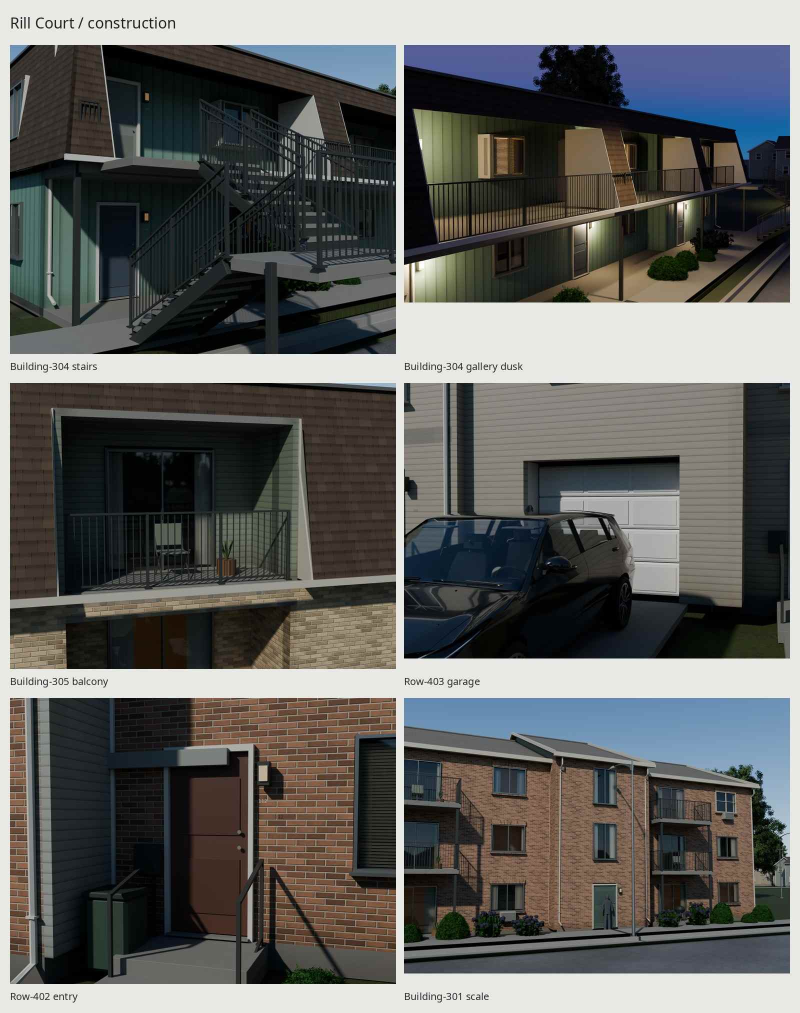
#> input picture apartments/docs/construction.jpg, 1600 x 2026 px, given in place of garden-2004.jpg, which was not available (shown at 1/2 size)
$ python neutral_refs.py
#> lines starting #> are read from the running program, lines starting #| are printed output that depends on the picture
"""Disclosed assumed-neutral white balance for reference comparisons only."""
import json
from pathlib import Path
import numpy as np
from PIL import Image
rows={
 'garden-2004':dict(file='garden-2004.jpg',roi=(408,155,420,164),neutral='sunlit white replacement window sash'),
 'mansard-1978':dict(file='mansard-1978.jpg',roi=(381,72,437,78),neutral='light painted flat roof edge, assumed neutral'),
 'townhouses':dict(file='townhouses.jpg',roi=(679,774,704,799),neutral='white garage door panel')}
def linear(c):return np.where(c<=.04045,c/12.92,((c+.055)/1.055)**2.4)
def srgb(c):return np.where(c<=.0031308,c*12.92,1.055*np.maximum(c,0)**(1/2.4)-.055)
for k,row in rows.items():
 p=Path('refs')/row['file'];rgb=np.array(Image.open(p).convert('RGB'))/255
 a,b,c,d=row['roi'];neutral=linear(rgb[b:d,a:c]).mean((0,1));gain=neutral.mean()/neutral
#> after `neutral = linear(rgb[b:d, a:c]).mean((0, 1))`: neutral = [0.000913, 0.00172, 0.00144]
#> after `gain = neutral.mean() / neutral`: gain = [1.49, 0.789, 0.943]
 # Assumed neutrals preserve average linear exposure; no shadow lifting.
 Image.fromarray(np.round(np.clip(srgb(linear(rgb)*gain),0,1)*255).astype('uint8')).save(Path('refs')/(k+'-balanced.jpg'),quality=97)
#> in linear (call 2), `def linear(c):return np.where(c<=.04045,c/12.92,((c+.055)/1.055)**2.4)`:
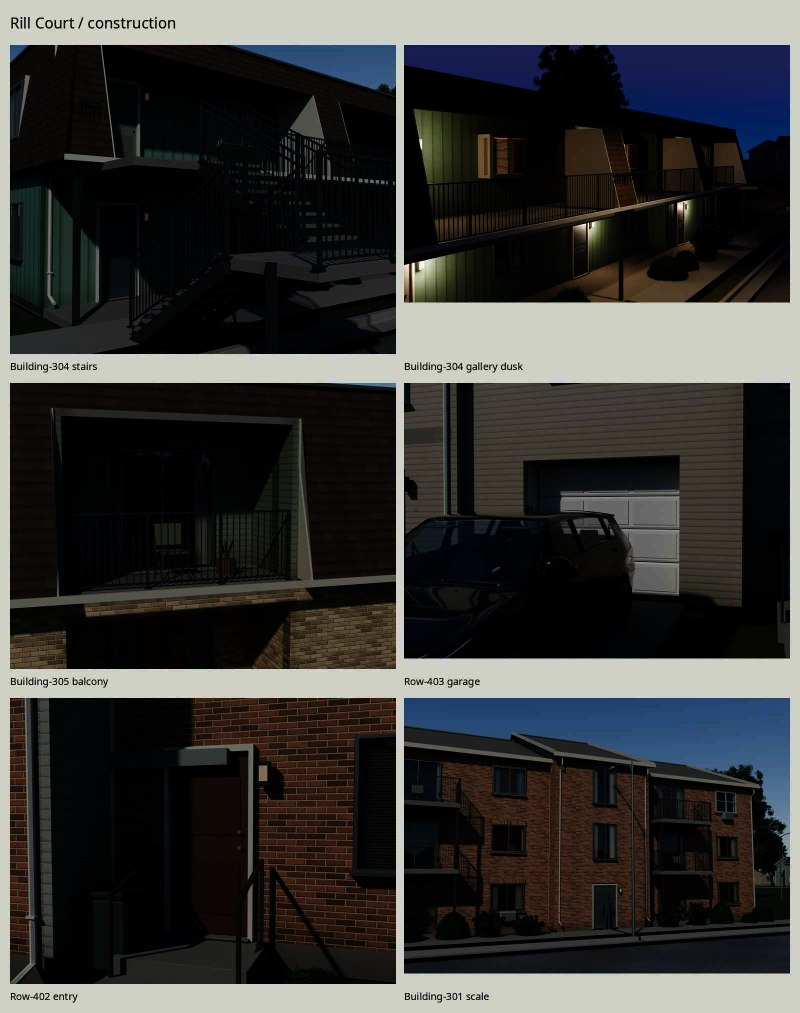
#> returned value: shape (2026, 1600, 3) float64 (shown at 1/2 size); mean of channels 0, 1, 2 0.227, 0.227, 0.22; drawn as R, G, B
#> in srgb, `def srgb(c):return np.where(c<=.0031308,c*12.92,1.055*np.maximum(c,0)*..`:
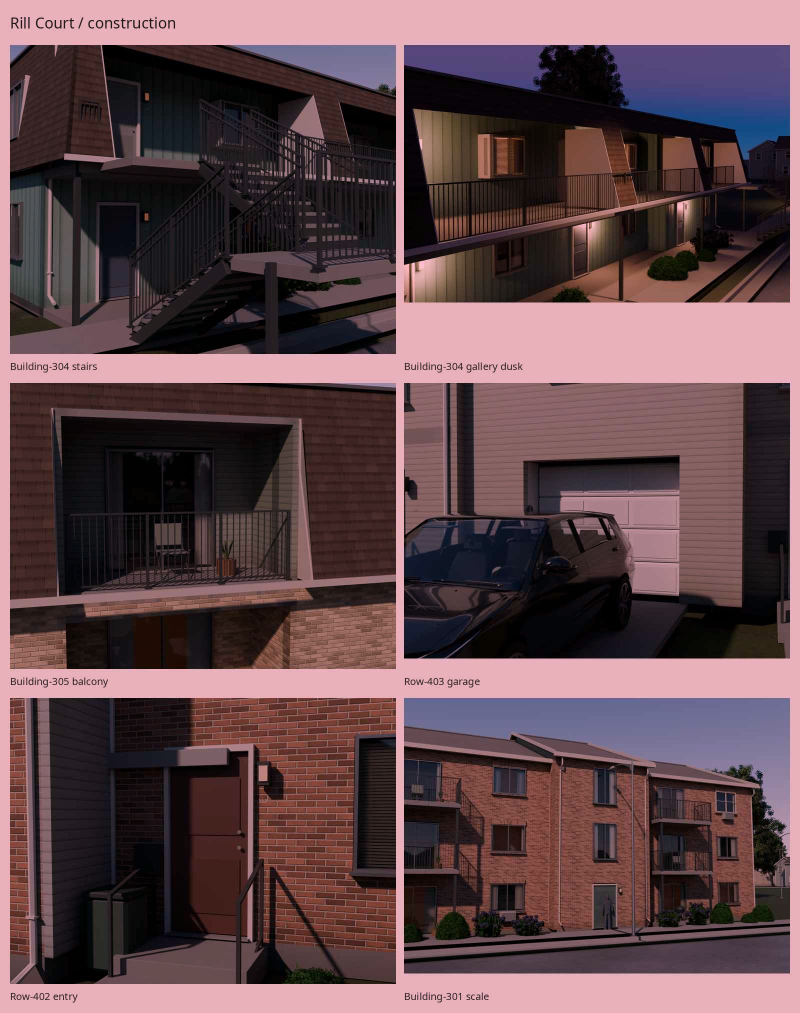
#> returned value: shape (2026, 1600, 3) float64 (shown at 1/2 size); mean of channels 0, 1, 2 0.459, 0.341, 0.363; drawn with min black and max white
 row['linear_gain']=gain.tolist();row['linear_neutral_mean']=neutral.tolist()
#> pass 2 of the loop `for k,row in rows.items():`:
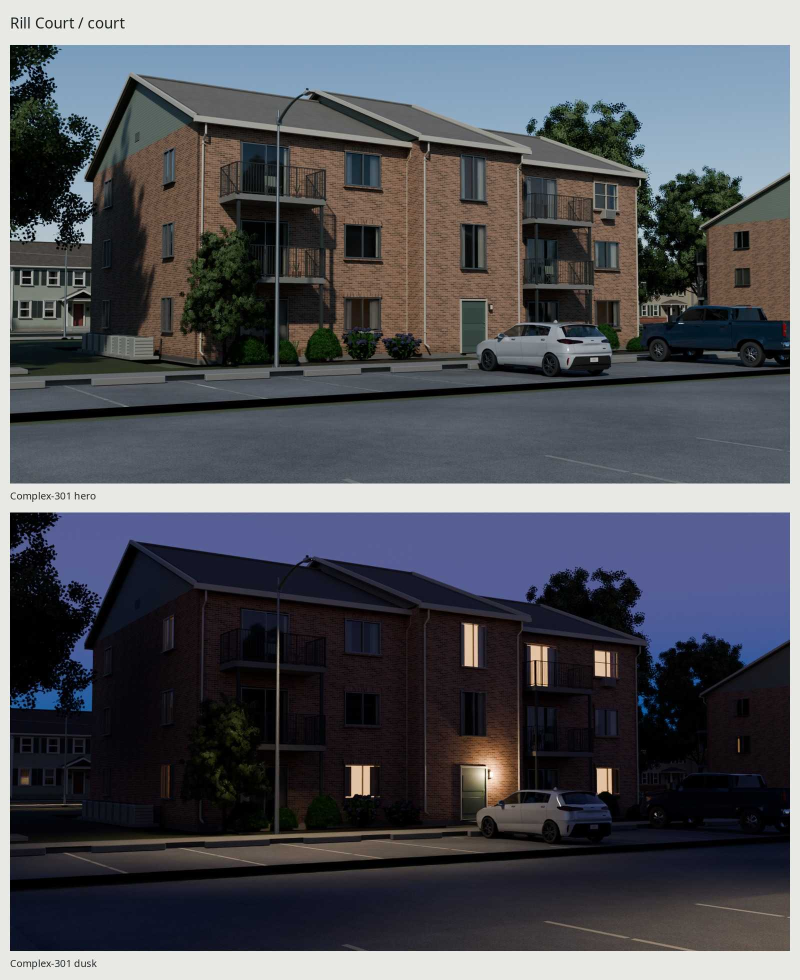
#> input picture apartments/docs/court.jpg, 1600 x 1960 px, given in place of mansard-1978.jpg, which was not available (shown at 1/2 size)
#> rgb: shape (1960, 1600, 3) float64
#> a = 381; b = 72; c = 437; d = 78
#> neutral = [0.807, 0.815, 0.776]
#> gain = [0.99, 0.981, 1.03]
#> in linear (call 4), `def linear(c):return np.where(c<=.04045,c/12.92,((c+.055)/1.055)**2.4)`:
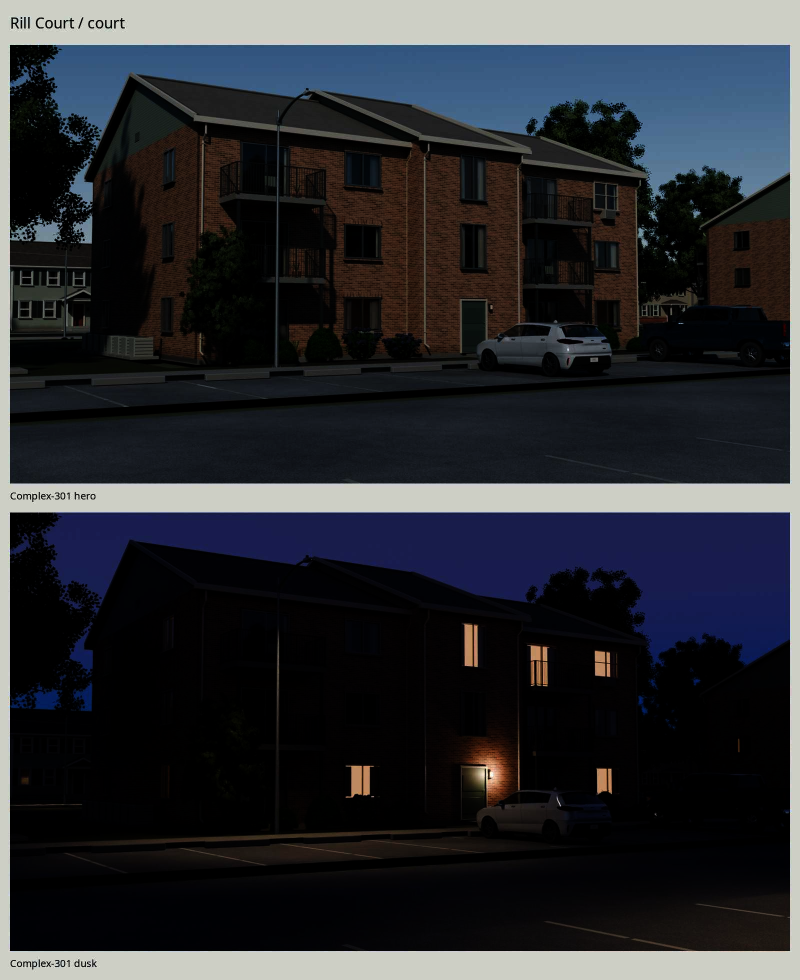
#> returned value: shape (1960, 1600, 3) float64 (shown at 1/2 size); mean of channels 0, 1, 2 0.167, 0.175, 0.195; drawn as R, G, B
#> pass 3 of the loop `for k,row in rows.items():`:
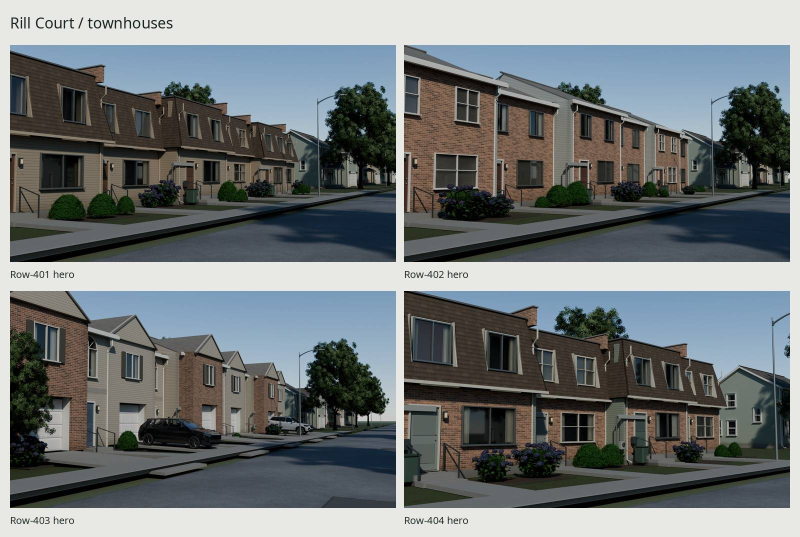
#> input picture apartments/docs/townhouses.jpg, 1600 x 1074 px, found by its file name (shown at 1/2 size)
#> rgb: shape (1074, 1600, 3) float64
#> a = 679; b = 774; c = 704; d = 799
#> neutral = [0.014, 0.0223, 0.00934]
#> gain = [1.08, 0.683, 1.63]
#> in srgb (call 3), `def srgb(c):return np.where(c<=.0031308,c*12.92,1.055*np.maximum(c,0)*..`:
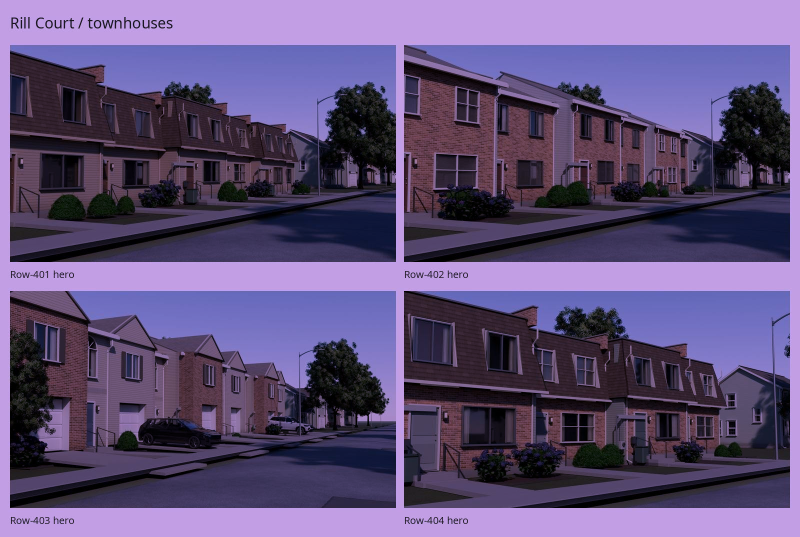
#> returned value: shape (1074, 1600, 3) float64 (shown at 1/2 size); mean of channels 0, 1, 2 0.465, 0.392, 0.59; drawn with min black and max white
#> `Image.fromarray(np.round(np.clip(srgb(linear(rgb)*gain),0,1)*255).asty..`:
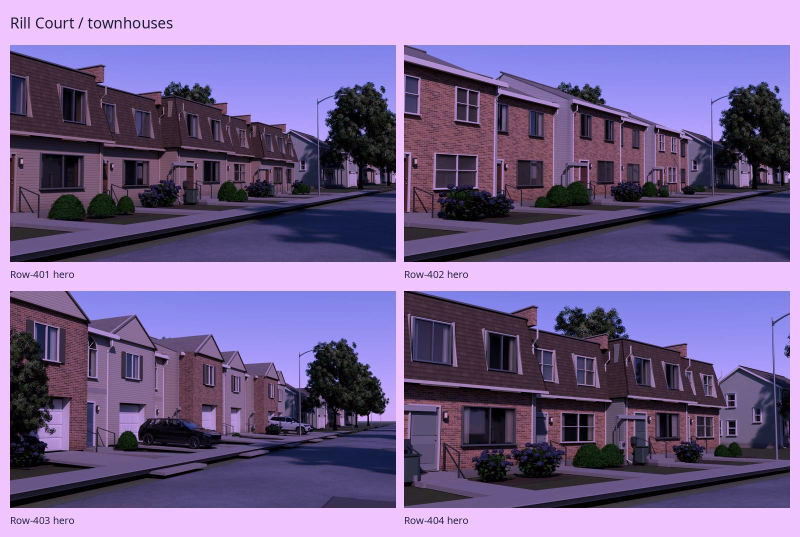
#> saved as townhouses-balanced.jpg: PIL image 1600x1074 RGB (shown at 1/2 size); mean R, G, B 118.6, 100, 144.4
Path('build/neutral-reference.json').write_text(json.dumps(rows,indent=2))
